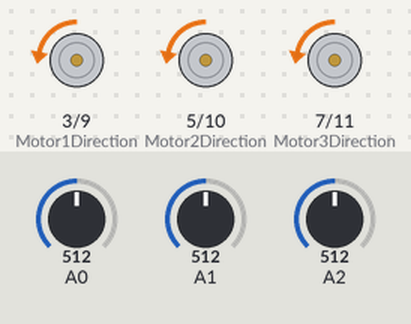
Simulated run of this sketch. Board: Arduino Uno, built with avr-gcc and run on an emulated ATmega328P. Parts: direction and speed pins drawn as motors (green arrow = direction pin HIGH = forward, orange = LOW = backward, longer = more drive). Inputs (shaded band) come from the test bench; at power-on: A0 = 512, A1 = 512, A2 = 512.

Above: at 1.2 s.
1.3 s: A0 set to 842
2.8 s: A0 set to 859
At 4.0 s:
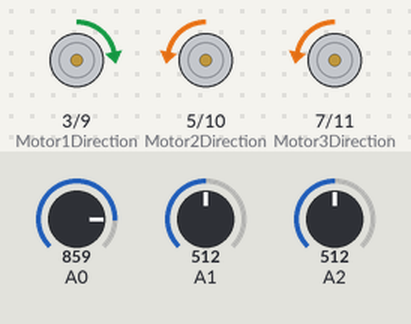
4.3 s: A1 set to 836
5.8 s: A1 set to 866
At 6.3 s:
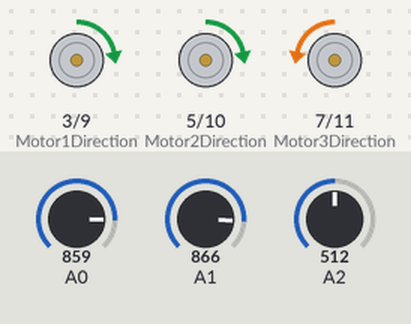
7.3 s: A2 set to 836
8.8 s: A2 set to 863
At 9.8 s:
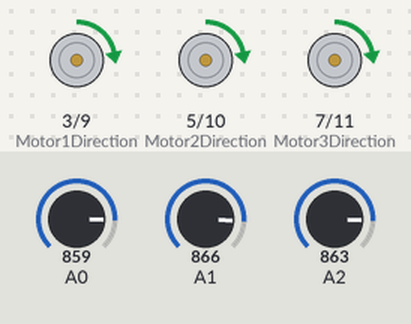
Timing chart, 0 to 11.3 s (numbered marks = the images above; inputs shaded):
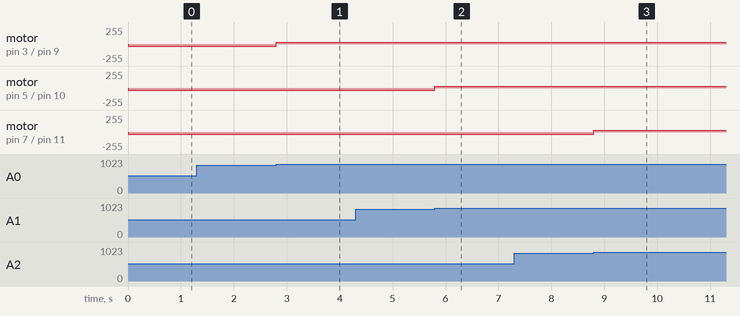

The sketch:

yoyo.ino
```cpp
int Motor1PositionInput = A0;
int Motor2PositionInput = A1;
int Motor3PositionInput = A2;

int Motor1Direction = 3;
int Motor2Direction = 5;
int Motor3Direction = 7;

int Motor1PWM = 9;
int Motor2PWM = 10;
int Motor3PWM = 11;

int Motor1CurrentDirection = 0;
int Motor2CurrentDirection = 0;
int Motor3CurrentDirection = 0;

int MotorSpeed = 30;
int MaxPosition = 850;
int MinPosition = 150;
int MaxHardStop = 900;
int MinHardStop = 100;

void setup() {
  Serial.begin(9600);
  // put your setup code here, to run once:
  pinMode(Motor1Direction, OUTPUT);
  pinMode(Motor2Direction, OUTPUT);
  pinMode(Motor3Direction, OUTPUT);

  pinMode(Motor1PWM, OUTPUT);
  pinMode(Motor2PWM, OUTPUT);
  pinMode(Motor3PWM, OUTPUT);

  digitalWrite(Motor1Direction, Motor1CurrentDirection);
  analogWrite(Motor1PWM, MotorSpeed);

  digitalWrite(Motor2Direction, Motor2CurrentDirection);
  analogWrite(Motor2PWM, MotorSpeed);
  digitalWrite(Motor3Direction, Motor3CurrentDirection);
  analogWrite(Motor3PWM, MotorSpeed);
}


void loop() {
  // put your main code here, to run repeatedly:
  bool changeDirection = directionChangeRequired(Motor1CurrentDirection, readPosition(Motor1PositionInput, Motor1PWM));
  if (changeDirection) {
    Motor1CurrentDirection = Motor1CurrentDirection == 1 ? 0 : 1;
    digitalWrite(Motor1Direction, Motor1CurrentDirection);
  }

  changeDirection = directionChangeRequired(Motor2CurrentDirection, readPosition(Motor2PositionInput, Motor2PWM));
  if (changeDirection) {
    Motor2CurrentDirection = Motor2CurrentDirection == 1 ? 0 : 1;
    digitalWrite(Motor2Direction, Motor2CurrentDirection);
  }

  changeDirection = directionChangeRequired(Motor3CurrentDirection, readPosition(Motor3PositionInput, Motor3PWM));
  if (changeDirection) {
    Motor3CurrentDirection = Motor3CurrentDirection == 1 ? 0 : 1;
    digitalWrite(Motor3Direction, Motor3CurrentDirection);
  }
}

int readPosition(int motor, int pwm) {

  int value = analogRead(motor);

  if (value > MaxHardStop || value < MinHardStop) {
    Serial.print("Stopped due to direction error for motor on pwm ");
    Serial.println(pwm);
    analogWrite(pwm, 0);
  }

  return value;
}

bool directionChangeRequired(bool current, int position) {

  if (current == 0 && position > MaxPosition)
    return true;

  if (current == 1 && position < MinPosition)
    return true;

  return false;
}
```

Measured:
- the behaviour switches between 850 and 851 on A0 (found by bisection; images 0 and 1)
- the behaviour switches between 850 and 851 on A1 (found by bisection; images 1 and 2)
- the behaviour switches between 850 and 851 on A2 (found by bisection; images 2 and 3)
- after the input at 1.3 s, every drawn part: stays the same
- after the input at 2.8 s, motor on pin 3 (Motor1Direction) / pin 9 (Motor1PWM): backward 30/255 → forward 30/255 at once
- after the input at 4.3 s, every drawn part: stays the same
- after the input at 5.8 s, motor on pin 5 (Motor2Direction) / pin 10 (Motor2PWM): backward 30/255 → forward 30/255 at once
- after the input at 7.3 s, every drawn part: stays the same
- after the input at 8.8 s, motor on pin 7 (Motor3Direction) / pin 11 (Motor3PWM): backward 30/255 → forward 30/255 at once
